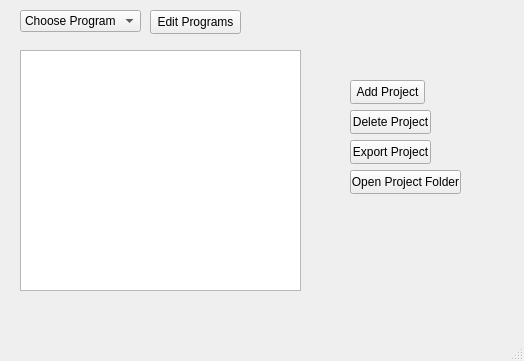
<?xml version="1.0" encoding="UTF-8"?>
<ui version="4.0">
 <class>MainWindow</class>
 <widget class="QMainWindow" name="MainWindow">
  <property name="geometry">
   <rect>
    <x>0</x>
    <y>0</y>
    <width>524</width>
    <height>361</height>
   </rect>
  </property>
  <property name="cursor">
   <cursorShape>ArrowCursor</cursorShape>
  </property>
  <property name="windowTitle">
   <string>MainWindow</string>
  </property>
  <widget class="QWidget" name="centralwidget">
   <property name="minimumSize">
    <size>
     <width>524</width>
     <height>318</height>
    </size>
   </property>
   <property name="maximumSize">
    <size>
     <width>568</width>
     <height>402</height>
    </size>
   </property>
   <widget class="QListWidget" name="projectList">
    <property name="geometry">
     <rect>
      <x>20</x>
      <y>50</y>
      <width>281</width>
      <height>241</height>
     </rect>
    </property>
    <property name="cursor" stdset="0">
     <cursorShape>CrossCursor</cursorShape>
    </property>
    <property name="autoScroll">
     <bool>true</bool>
    </property>
   </widget>
   <widget class="QComboBox" name="chooseBox">
    <property name="geometry">
     <rect>
      <x>20</x>
      <y>10</y>
      <width>121</width>
      <height>22</height>
     </rect>
    </property>
    <item>
     <property name="text">
      <string>Choose Program</string>
     </property>
    </item>
   </widget>
   <widget class="QPushButton" name="addProgram">
    <property name="geometry">
     <rect>
      <x>150</x>
      <y>10</y>
      <width>91</width>
      <height>24</height>
     </rect>
    </property>
    <property name="cursor">
     <cursorShape>PointingHandCursor</cursorShape>
    </property>
    <property name="text">
     <string>Edit Programs</string>
    </property>
   </widget>
   <widget class="QPushButton" name="pushButton">
    <property name="geometry">
     <rect>
      <x>350</x>
      <y>80</y>
      <width>75</width>
      <height>24</height>
     </rect>
    </property>
    <property name="text">
     <string>Add Project</string>
    </property>
   </widget>
   <widget class="QPushButton" name="pushButton_2">
    <property name="geometry">
     <rect>
      <x>350</x>
      <y>110</y>
      <width>81</width>
      <height>24</height>
     </rect>
    </property>
    <property name="text">
     <string>Delete Project</string>
    </property>
   </widget>
   <widget class="QPushButton" name="pushButton_3">
    <property name="geometry">
     <rect>
      <x>350</x>
      <y>140</y>
      <width>81</width>
      <height>24</height>
     </rect>
    </property>
    <property name="text">
     <string>Export Project</string>
    </property>
   </widget>
   <widget class="QPushButton" name="pushButton_4">
    <property name="geometry">
     <rect>
      <x>350</x>
      <y>170</y>
      <width>111</width>
      <height>24</height>
     </rect>
    </property>
    <property name="text">
     <string>Open Project Folder</string>
    </property>
   </widget>
  </widget>
  <widget class="QMenuBar" name="menubar">
   <property name="geometry">
    <rect>
     <x>0</x>
     <y>0</y>
     <width>524</width>
     <height>22</height>
    </rect>
   </property>
  </widget>
  <widget class="QStatusBar" name="statusbar"/>
 </widget>
 <resources/>
 <connections/>
</ui>
